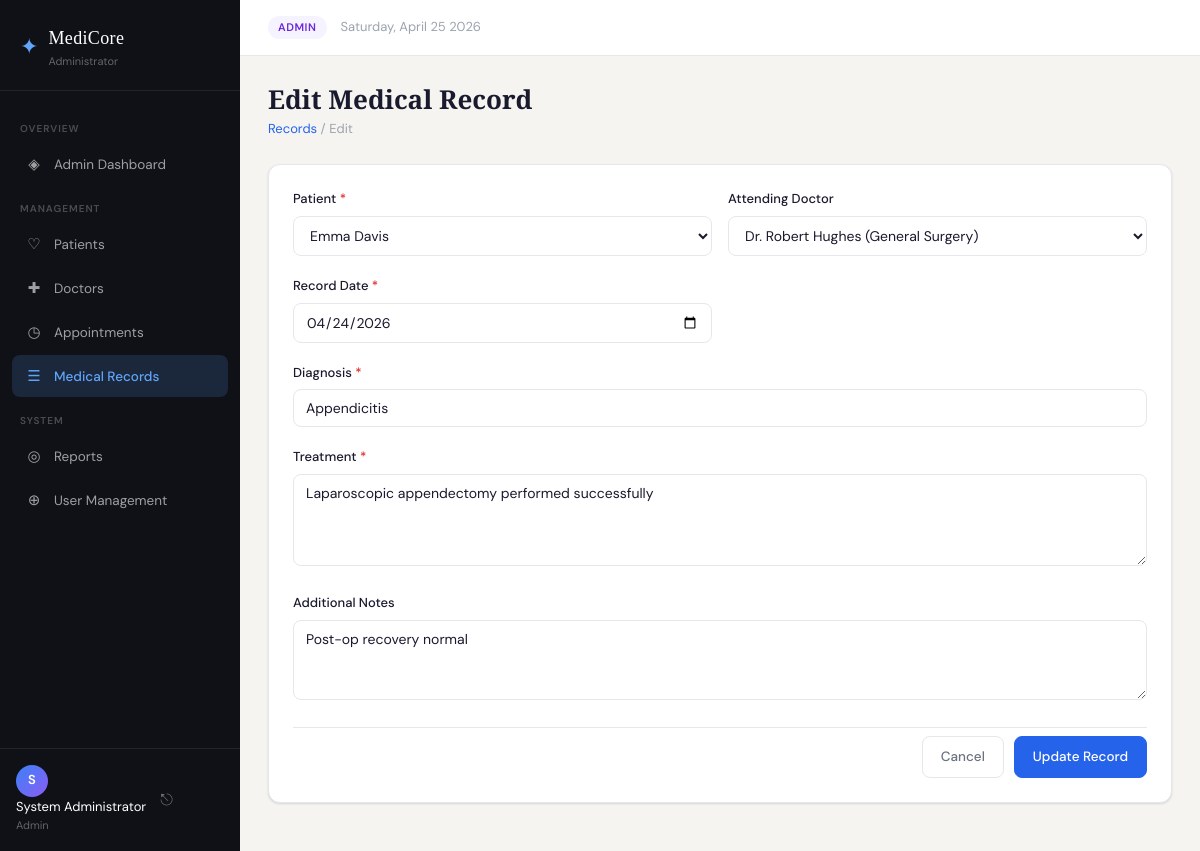
The page /records/edit.php?id=2 (signed in) on the database its author committed.
### tables this page shows
CREATE TABLE IF NOT EXISTS medical_records (
    id INT AUTO_INCREMENT PRIMARY KEY,
    patient_id INT NOT NULL,
    diagnosis VARCHAR(255) NOT NULL,
    treatment TEXT NOT NULL,
    record_date DATE NOT NULL,
    doctor_id INT,
    notes TEXT,
    created_at TIMESTAMP DEFAULT CURRENT_TIMESTAMP,
    FOREIGN KEY (patient_id) REFERENCES patients(id) ON DELETE CASCADE,
    FOREIGN KEY (doctor_id) REFERENCES doctors(id) ON DELETE SET NULL
);

CREATE TABLE IF NOT EXISTS patients (
    id INT AUTO_INCREMENT PRIMARY KEY,
    name VARCHAR(100) NOT NULL,
    age INT NOT NULL,
    gender ENUM('Male','Female','Other') NOT NULL,
    phone VARCHAR(20) NOT NULL,
    address TEXT,
    created_at TIMESTAMP DEFAULT CURRENT_TIMESTAMP,
    updated_at TIMESTAMP DEFAULT CURRENT_TIMESTAMP ON UPDATE CURRENT_TIMESTAMP
);

CREATE TABLE IF NOT EXISTS doctors (
    id INT AUTO_INCREMENT PRIMARY KEY,
    name VARCHAR(100) NOT NULL,
    specialty VARCHAR(100) NOT NULL,
    phone VARCHAR(20) NOT NULL,
    email VARCHAR(100) NOT NULL UNIQUE,
    created_at TIMESTAMP DEFAULT CURRENT_TIMESTAMP,
    updated_at TIMESTAMP DEFAULT CURRENT_TIMESTAMP ON UPDATE CURRENT_TIMESTAMP
);

### config/database.php (called while the page is built, shortened)
<?php
function sanitize(string $value): string {
    return htmlspecialchars(trim($value), ENT_QUOTES, 'UTF-8');
}

### records/edit.php (the view, shortened to what this page needs)
<?php
require_once __DIR__ . '/../includes/header.php';
$db = getDB();
$id = (int)($_GET['id'] ?? 0);
$stmt = $db->prepare("SELECT * FROM medical_records WHERE id = ?");
$stmt->execute([$id]);
$record = $stmt->fetch();
$data   = $record;
$patients = $db->query("SELECT id, name FROM patients ORDER BY name ASC")->fetchAll();
$doctors  = $db->query("SELECT id, name, specialty FROM doctors ORDER BY name ASC")->fetchAll();
?>
<div class="page-header">
    <div>
        <h1 class="page-title">Edit Medical Record</h1>
        <p class="page-sub"><a href="/hospital-system/records/index.php" class="breadcrumb-link">Records</a> / Edit</p>
    </div>
</div>
<div class="card form-card">
    <form method="POST" novalidate>
        <div class="form-row">
            <div class="form-group">
                <label class="form-label">Patient <span class="req">*</span></label>
                <select name="patient_id" class="form-control" required>
                    <?php foreach ($patients as $p): ?>
                    <option value="<?= $p['id'] ?>" <?= (int)$data['patient_id'] === (int)$p['id'] ? 'selected' : '' ?>>
                        <?= sanitize($p['name']) ?>
                    </option>
                    <?php endforeach; ?>
                </select>
            </div>
            <div class="form-group">
                <label class="form-label">Attending Doctor</label>
                <select name="doctor_id" class="form-control">
                    <?php foreach ($doctors as $d): ?>
                    <option value="<?= $d['id'] ?>"
                        <?= (int)$data['doctor_id'] === (int)$d['id'] ? 'selected' : '' ?>>
                        <?= sanitize($d['name']) ?> (<?= sanitize($d['specialty']) ?>)
                    </option>
                    <?php endforeach; ?>
                </select>
            </div>
        </div>
        <div class="form-row">
            <div class="form-group">
                <label class="form-label">Record Date <span class="req">*</span></label>
                <input type="date" name="record_date" class="form-control"
                       value="<?= sanitize($data['record_date']) ?>" required>
            </div>
        </div>
        <div class="form-group">
            <label class="form-label">Diagnosis <span class="req">*</span></label>
            <input type="text" name="diagnosis" class="form-control"
                   value="<?= sanitize($data['diagnosis']) ?>" required>
        </div>
        <div class="form-group">
            <label class="form-label">Treatment <span class="req">*</span></label>
            <textarea name="treatment" class="form-control" rows="4"
                      required><?= sanitize($data['treatment']) ?></textarea>
        </div>
        <div class="form-group">
            <label class="form-label">Additional Notes</label>
            <textarea name="notes" class="form-control" rows="3"><?= sanitize($data['notes']) ?></textarea>
        </div>
        <div class="form-actions">
            <a href="/hospital-system/records/index.php" class="btn btn-ghost">Cancel</a>
            <button type="submit" class="btn btn-primary">Update Record</button>
        </div>
    </form>
</div>
<?php require_once __DIR__ . '/../includes/footer.php'; ?>

### style.css (style rules this page uses)
:root { --font-body: 'DM Sans', sans-serif; --font-display: 'Playfair Display', serif; --bg: #f5f4f0; --bg-card: #ffffff; --sidebar-bg: #0f1117; --sidebar-w: 240px; --text-primary: #1a1a2e; --text-secondary: #6b7280; --text-muted: #9ca3af; --text-light: #ffffff; --border: #e5e7eb; --border-focus: #2563eb; --blue: #2563eb; --blue-lt: #eff6ff; --green: #059669; --green-lt:#ecfdf5; --amber: #d97706; --amber-lt:#fffbeb; --purple: #7c3aed; --purple-lt:#f5f3ff; --red: #dc2626; --red-lt: #fef2f2; --radius: 8px; --radius-lg: 12px; --shadow: 0 1px 3px rgba(0,0,0,.08), 0 1px 2px rgba(0,0,0,.06); --shadow-md: 0 4px 6px -1px rgba(0,0,0,.1), 0 2px 4px -1px rgba(0,0,0,.06); --shadow-lg: 0 10px 25px -5px rgba(0,0,0,.15); --transition: .18s ease; }
*, *::before, *::after { box-sizing: border-box; margin: 0; padding: 0; }
html { font-size: 15px; }
body { font-family: var(--font-body); background: var(--bg); color: var(--text-primary); line-height: 1.6; -webkit-font-smoothing: antialiased; }
a { color: inherit; text-decoration: none; }
.page-header { display: flex; align-items: flex-start; justify-content: space-between; margin-bottom: 24px; gap: 16px; }
.page-title { font-family: var(--font-display); font-size: 26px; font-weight: 600; color: var(--text-primary); line-height: 1.2; }
.page-sub { font-size: 13px; color: var(--text-muted); margin-top: 4px; }
.breadcrumb-link { color: var(--blue); }
.card { background: var(--bg-card); border: 1px solid var(--border); border-radius: var(--radius-lg); box-shadow: var(--shadow); overflow: hidden; margin-bottom: 20px; }
.form-card { padding: 24px; }
.btn { display: inline-flex; align-items: center; justify-content: center; gap: 6px; padding: 9px 18px; border-radius: var(--radius); font-family: var(--font-body); font-size: 13.5px; font-weight: 500; cursor: pointer; border: 1px solid transparent; transition: all var(--transition); white-space: nowrap; text-decoration: none; }
.btn-primary { background: var(--blue); color: #fff; border-color: var(--blue); }
.btn-ghost { background: transparent; color: var(--text-secondary); border-color: var(--border); }
.form-group { margin-bottom: 20px; }
.form-row { display: grid; grid-template-columns: 1fr 1fr; gap: 16px; }
.form-label { display: block; font-size: 13px; font-weight: 500; color: var(--text-primary); margin-bottom: 6px; }
.req { color: var(--red); }
.form-control { width: 100%; padding: 9px 12px; border: 1px solid var(--border); border-radius: var(--radius); font-family: var(--font-body); font-size: 14px; color: var(--text-primary); background: #fff; transition: border-color var(--transition), box-shadow var(--transition); outline: none; }
.form-control::placeholder { color: var(--text-muted); }
select.form-control { cursor: pointer; }
textarea.form-control { resize: vertical; min-height: 80px; }
.form-actions { display: flex; justify-content: flex-end; gap: 10px; padding-top: 8px; border-top: 1px solid var(--border); margin-top: 8px; }

### rows shown on the page
medical_records: patient_id "Emma Davis", doctor_id "Dr. Robert Hughes (General Surgery)", record_date "04/24/2026", diagnosis "Appendicitis", treatment "Laparoscopic appendectomy performed successfully", notes "Post-op recovery normal"

### other values the page prints
$icon "◈ ♡ ✚ ◷ ☰ ◎ ⊕"
$label "Admin Dashboard Patients Doctors Appointments Medical Records Reports User Management"
substr($_SESSION['user_name'] ?? 'A', 0, 1) "S"
$_SESSION['user_name'] "System Administrator"
$userRole "Admin"
$userRole "ADMIN"
